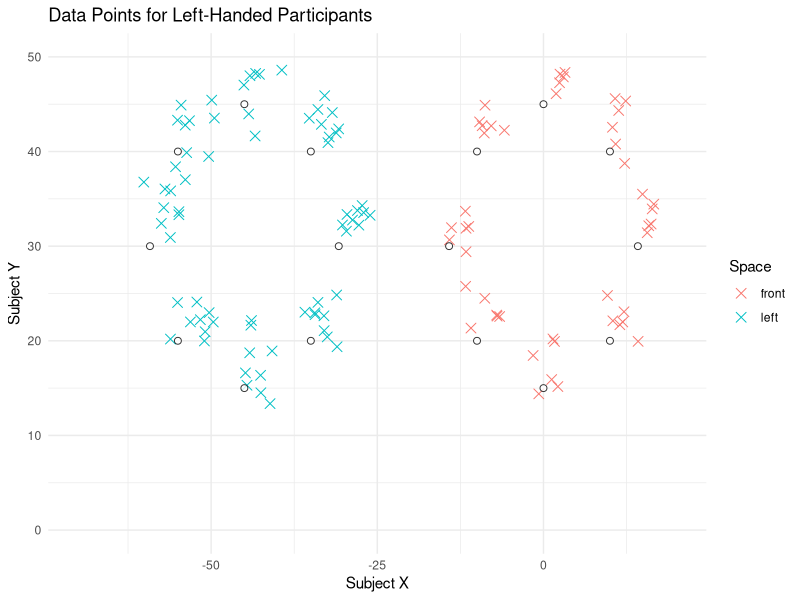
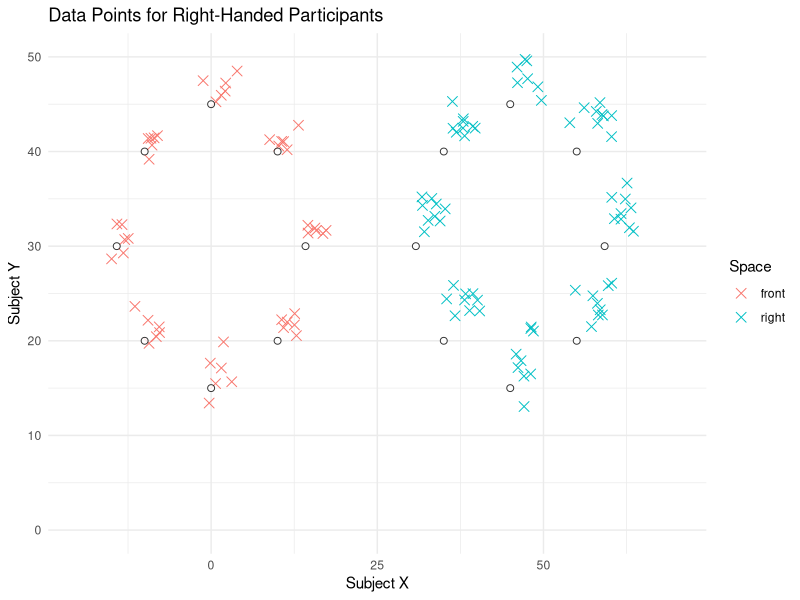
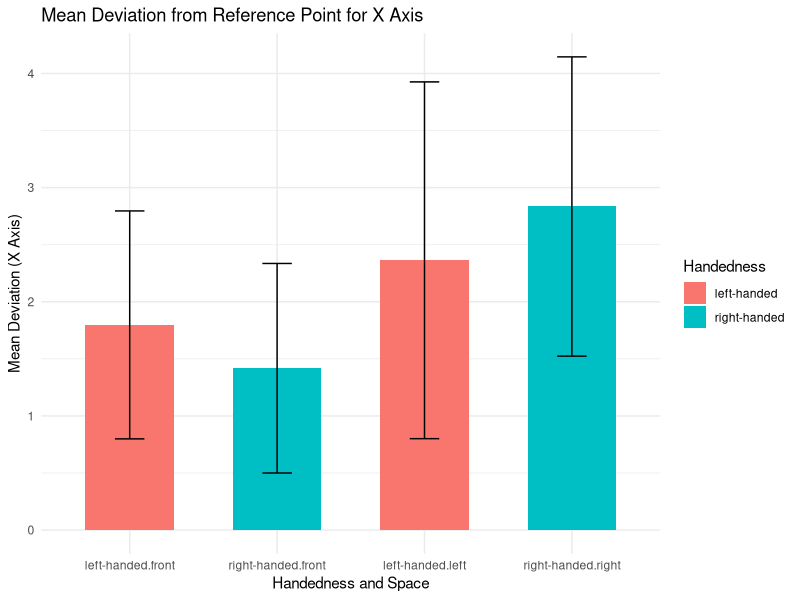
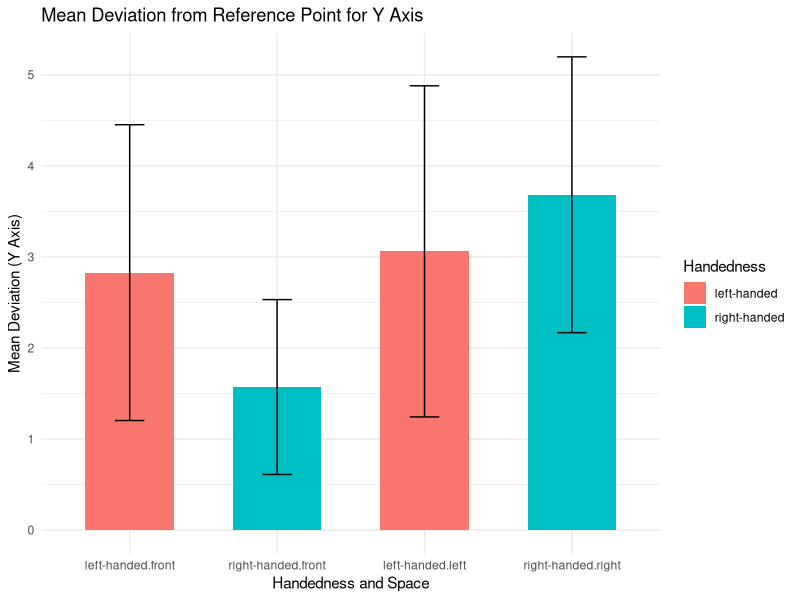

Write R code to recreate these figures, in order.
## ---- chunk 1
library(ggplot2)
library(dplyr)
set.seed(rnorm(n = 1, mean = 0, sd = 2000))
## ---- chunk 2
# Participant IDs and their handedness
participantCount <- 1:6
participant_tags <- data.frame(
  ID = participantCount,
  hand = rep(c("left-handed", "right-handed"), each = 3)  # Assuming 3 left-handed and 3 right-handed participants
)

# Define reference points for different spatial positions
base_points <- data.frame(
  ref_x = c(0, 0, 10, -10, 10, -10, 14.2, -14.2),  # Base reference x-coordinates
  ref_y = c(15, 45, 20, 20, 40, 40, 30, 30)  # Base reference y-coordinates
  # ref_x and ref_y values represent different spatial positions:
  # (0, 15) - Front
  # (0, 45) - Front (further)
  # (10, 20) - Oblique right
  # (-10, 20) - Oblique left
  # (10, 40) - Right
  # (-10, 40) - Left
  # (14.2, 30) - Extreme right oblique
  # (-14.2, 30) - Extreme left oblique
)
## ---- chunk 3
# Sample size
N <- length(participantCount)
fac <- 3
bigFac <- 3

# Calculating mean adjustments for right-handed participants
right_handed_means <- list(
  front = data.frame(
    x = c(rep(0.29 * sqrt(N), 2), rep(0.36 * sqrt(N), 6)),
    y = c(rep(0.57 * sqrt(N), 2), rep(0.43 * sqrt(N), 6))
  ),
  right = data.frame(
    x = c(rep(0.31 * sqrt(N) * fac, 2), rep(0.38 * sqrt(N) * fac, 6)),
    y = c(rep(0.52 * sqrt(N) * fac, 2), rep(0.47 * sqrt(N) * fac, 6))
  )
)

right_handed_sds <- list(
  front = data.frame(
    x = c(rep(0.19 * sqrt(N) * fac, 2), rep(0.18 * sqrt(N) * fac, 6)),
    y = c(rep(0.3 * sqrt(N) * fac, 2), rep(0.14 * sqrt(N) * fac, 6))
  ),
  right = data.frame(
    x = c(rep(0.21 * sqrt(N) * fac, 2), rep(0.19 * sqrt(N) * fac, 6)),
    y = c(rep(0.28 * sqrt(N) * fac, 2), rep(0.16 * sqrt(N) * fac, 6))
  )
)

# Calculating mean adjustments for left-handed participants
left_handed_means <- list(
  front = data.frame(
    x = c(rep(0.21 * sqrt(N) * bigFac, 2), rep(0.25 * sqrt(N) * bigFac, 6)),
    y = c(rep(0.45 * sqrt(N) * bigFac, 2), rep(0.35 * sqrt(N) * bigFac, 6))
  ),
  left = data.frame(
    x = c(rep(0.23 * sqrt(N) * bigFac, 2), rep(0.28 * sqrt(N) * bigFac, 6)),
    y = c(rep(0.4 * sqrt(N) * bigFac, 2), rep(0.33 * sqrt(N) * bigFac, 6))
  )
)

left_handed_sds <- list(
  front = data.frame(
    x = c(rep(0.15 * sqrt(N) * bigFac, 2), rep(0.17 * sqrt(N) * bigFac, 6)),
    y = c(rep(0.25 * sqrt(N) * bigFac, 2), rep(0.2 * sqrt(N) * bigFac, 6))
  ),
  left = data.frame(
    x = c(rep(0.2 * sqrt(N) * bigFac, 2), rep(0.22 * sqrt(N) * bigFac, 6)),
    y = c(rep(0.3 * sqrt(N) * bigFac, 2), rep(0.27 * sqrt(N) * bigFac, 6))
  )
)
## ---- chunk 4
# Initialize an empty data frame to accumulate rows
my_data <- data.frame(
  ID = integer(),
  subjectX = numeric(),
  subjectY = numeric(),
  ref_x = numeric(),
  ref_y = numeric(),
  hand = character(),
  space = character()
)

# Set number of repetitions for each spatial position
reps_front <- 2  # Number of repetitions for front space
reps_side <- 3   # Number of repetitions for side spaces
numOfPoints <- nrow(base_points)

# Loop over participants
for (i in participantCount) {
  current_hand <- participant_tags$hand[i]
  
  # Select the appropriate mean and sd adjustments based on handedness
  if (current_hand == "right-handed") {
    means <- right_handed_means
    sds <- right_handed_sds
    side_space <- "right"
    side_offset <- 45  # Offset for right space
  } else {
    means <- left_handed_means
    sds <- left_handed_sds
    side_space <- "left"
    side_offset <- -45  # Offset for left space
  }
  
  # Loop over reference points
  for (j in 1:numOfPoints) {
    # Front space repetitions
    for (k in 1:reps_front) {
      # Generate random adjustments
      deltaX <- rnorm(1, mean = means$front$x[j], sd = sds$front$x[j])
      deltaY <- rnorm(1, mean = means$front$y[j], sd = sds$front$y[j])
      # Add base reference points
      subjectX <- base_points$ref_x[j] + deltaX
      subjectY <- base_points$ref_y[j] + deltaY
      
      rowToAdd <- data.frame(
        ID = i,
        subjectX = subjectX,
        subjectY = subjectY,
        ref_x = base_points$ref_x[j],
        ref_y = base_points$ref_y[j],
        hand = current_hand,
        space = "front"
      )
      my_data <- rbind(my_data, rowToAdd)
    }
    
    # Side space repetitions
    for (k in 1:reps_side) {
      # Generate random adjustments
      deltaX <- rnorm(1, mean = means[[side_space]]$x[j], sd = sds[[side_space]]$x[j])
      deltaY <- rnorm(1, mean = means[[side_space]]$y[j], sd = sds[[side_space]]$y[j])
      # Add base reference points and side offset
      subjectX <- base_points$ref_x[j] + side_offset + deltaX
      subjectY <- base_points$ref_y[j] + deltaY
      
      rowToAdd <- data.frame(
        ID = i,
        subjectX = subjectX,
        subjectY = subjectY,
        ref_x = base_points$ref_x[j] + side_offset,
        ref_y = base_points$ref_y[j],
        hand = current_hand,
        space = side_space
      )
      my_data <- rbind(my_data, rowToAdd)
    }
  }
}

# Display the final data frame
print("Final data frame:")
print(head(my_data))
## ---- chunk 5
# Split data by handedness
my_data_left <- my_data %>% filter(hand == "left-handed")
my_data_right <- my_data %>% filter(hand == "right-handed")

# Plot for left-handed participants
print("Creating plot for left-handed participants")
ggplot(my_data_left, aes(x = subjectX, y = subjectY)) +
  geom_point(aes(color = space), size = 3, shape = 4) +
  # Plot base reference points
  geom_point(
    data = base_points,
    aes(x = ref_x, y = ref_y),
    color = "black",
    size = 2,
    shape = 21,
    fill = "white",
    alpha = 0.8
  ) +
  # Plot side space reference points (adjusted for side_offset)
  geom_point(
    data = transform(base_points, ref_x = ref_x + (-45)),
    aes(x = ref_x, y = ref_y),
    color = "black",
    size = 2,
    shape = 21,
    fill = "white",
    alpha = 0.8
  ) +
  labs(
    x = "Subject X",
    y = "Subject Y",
    title = "Data Points for Left-Handed Participants",
    color = "Space"
  ) +
  theme_minimal() +
  xlim(-70, 20) +
  ylim(0, 50)

# Plot for right-handed participants
print("Creating plot for right-handed participants")
ggplot(my_data_right, aes(x = subjectX, y = subjectY)) +
  geom_point(aes(color = space), size = 3, shape = 4) +
  # Plot base reference points
  geom_point(
    data = base_points,
    aes(x = ref_x, y = ref_y),
    color = "black",
    size = 2,
    shape = 21,
    fill = "white",
    alpha = 0.8
  ) +
  # Plot side space reference points (adjusted for side_offset)
  geom_point(
    data = transform(base_points, ref_x = ref_x + 45),
    aes(x = ref_x, y = ref_y),
    color = "black",
    size = 2,
    shape = 21,
    fill = "white",
    alpha = 0.8
  ) +
  labs(
    x = "Subject X",
    y = "Subject Y",
    title = "Data Points for Right-Handed Participants",
    color = "Space"
  ) +
  theme_minimal() +
  xlim(-20, 70) +
  ylim(0, 50)
## ---- chunk 6
# Calculate deviation from the reference point for each data point
my_data <- my_data %>%
  mutate(
    deviationX = abs(subjectX - ref_x),
    deviationY = abs(subjectY - ref_y)
  )

# Calculate the mean deviation for each group (hand, space) for both X and Y axes
summary_deviation <- my_data %>%
  group_by(hand, space) %>%
  summarize(
    mean_deviationX = mean(deviationX, na.rm = TRUE),
    mean_deviationY = mean(deviationY, na.rm = TRUE),
    sd_deviationX = sd(deviationX, na.rm = TRUE),
    sd_deviationY = sd(deviationY, na.rm = TRUE)
  )

# Display the summary data
print(summary_deviation)

# Create a bar plot with error bars for mean deviations (X Axis)
ggplot(summary_deviation, aes(x = interaction(hand, space), y = mean_deviationX, fill = hand)) +
  geom_bar(stat = "identity", position = "dodge", width = 0.6) +
  geom_errorbar(aes(ymin = mean_deviationX - sd_deviationX, ymax = mean_deviationX + sd_deviationX),
                width = 0.2, position = position_dodge(0.6)) +
  labs(
    x = "Handedness and Space",
    y = "Mean Deviation (X Axis)",
    title = "Mean Deviation from Reference Point for X Axis",
    fill = "Handedness"
  ) +
  theme_minimal()

# Create a bar plot with error bars for mean deviations (Y Axis)
ggplot(summary_deviation, aes(x = interaction(hand, space), y = mean_deviationY, fill = hand)) +
  geom_bar(stat = "identity", position = "dodge", width = 0.6) +
  geom_errorbar(aes(ymin = mean_deviationY - sd_deviationY, ymax = mean_deviationY + sd_deviationY),
                width = 0.2, position = position_dodge(0.6)) +
  labs(
    x = "Handedness and Space",
    y = "Mean Deviation (Y Axis)",
    title = "Mean Deviation from Reference Point for Y Axis",
    fill = "Handedness"
  ) +
  theme_minimal()
## ---- chunk 7
# Display the main data frame
print("Main Data Frame:")
print(my_data)

# Display the summary deviation data frame
print("Summary Deviation Data Frame:")
print(summary_deviation)
